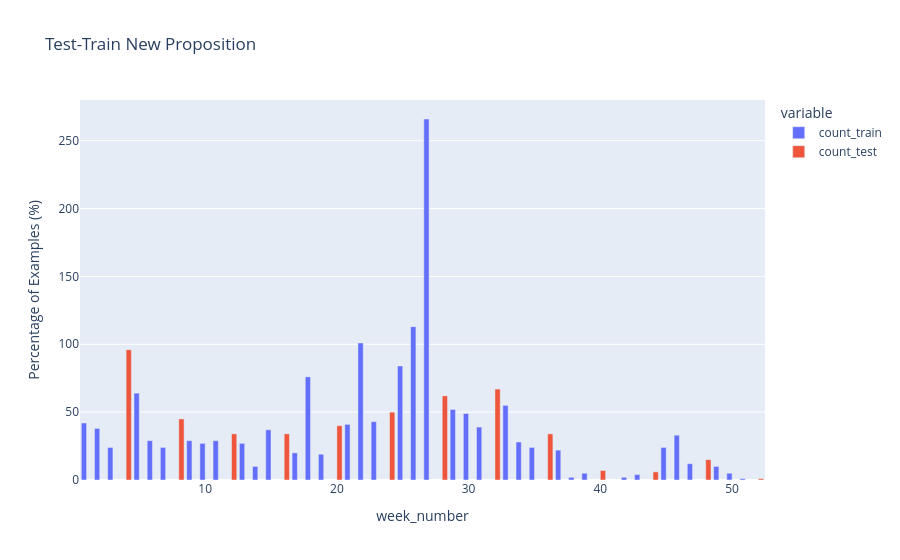

Source (notebook cell):
### Code cell
import plotly.express as px
df_train.start = pd.to_datetime(df_train.start.map(lambda x: x+"+00:00" if "+" not in x else x), utc=True)
df_test.start = pd.to_datetime(df_test.start.map(lambda x: x+"+00:00" if "+" not in x else x), utc=True)
df_train["week_number"] = df_train.start.dt.isocalendar().week
df_test["week_number"] = df_test.start.dt.isocalendar().week
week_counts_train = df_train.groupby("week_number").agg(count_train=("id", "count"))
week_counts_test = df_test.groupby("week_number").agg(count_test=("id", "count"))
week_counts = pd.merge(
    week_counts_train,
    week_counts_test,
    how="outer",
    left_index=True,
    right_index=True
)
week_counts.index.name = "week_number"
display(
    px.bar(
        week_counts, y=["count_train", "count_test"], barmode="group", title="Test-Train New Proposition"
    )
    #.update_xaxes(
     #   categoryorder="array", categoryarray=sorted(df_train.channel.unique())
    #)
    .update_yaxes(title="Percentage of Examples (%)")
)

### Figure 1 — Plotly figure (JSON) as saved in the notebook; plotly's stock layout.template omitted (floating-point values rounded to 4 significant figures)
{"data": [{"alignmentgroup": "True", "hovertemplate": "variable=count_train<br>week_number=%{x}<br>value=%{y}<extra></extra>", "legendgroup": "count_train", "marker": {"color": "#636efa", "pattern": {"shape": ""}}, "name": "count_train", "offsetgroup": "count_train", "orientation": "v", "showlegend": true, "textposition": "auto", "type": "bar", "x": [1, 2, 3, 4, 5, 6, 7, 8, 9, 10, 11, 12, 13, 14, 15, 16, 17, 18, 19, 20, 21, 22, 23, 24, 25, 26, 27, 28, 29, 30, 31, 32, 33, 34, 35, 36, 37, 38, 39, 40, 42, 43, 44, 45, 46, 47, 48, 49, 50, 51, 52], "xaxis": "x", "y": [42.0, 38.0, 24.0, NaN, 64.0, 29.0, 24.0, NaN, 29.0, 27.0, 29.0, NaN, 27.0, 10.0, 37.0, NaN, 20.0, 76.0, 19.0, NaN, 41.0, 101.0, 43.0, NaN, 84.0, 113.0, 266.0, NaN, 52.0, 49.0, 39.0, NaN, 55.0, 28.0, 24.0, NaN, 22.0, 2.0, 5.0, NaN, 2.0, 4.0, NaN, 24.0, 33.0, 12.0, NaN, 10.0, 5.0, 1.0, NaN], "yaxis": "y"}, {"alignmentgroup": "True", "hovertemplate": "variable=count_test<br>week_number=%{x}<br>value=%{y}<extra></extra>", "legendgroup": "count_test", "marker": {"color": "#EF553B", "pattern": {"shape": ""}}, "name": "count_test", "offsetgroup": "count_test", "orientation": "v", "showlegend": true, "textposition": "auto", "type": "bar", "x": [1, 2, 3, 4, 5, 6, 7, 8, 9, 10, 11, 12, 13, 14, 15, 16, 17, 18, 19, 20, 21, 22, 23, 24, 25, 26, 27, 28, 29, 30, 31, 32, 33, 34, 35, 36, 37, 38, 39, 40, 42, 43, 44, 45, 46, 47, 48, 49, 50, 51, 52], "xaxis": "x", "y": [NaN, NaN, NaN, 96.0, NaN, NaN, NaN, 45.0, NaN, NaN, NaN, 34.0, NaN, NaN, NaN, 34.0, NaN, NaN, NaN, 40.0, NaN, NaN, NaN, 50.0, NaN, NaN, NaN, 62.0, NaN, NaN, NaN, 67.0, NaN, NaN, NaN, 34.0, NaN, NaN, NaN, 7.0, NaN, NaN, 6.0, NaN, NaN, NaN, 15.0, NaN, NaN, NaN, 1.0], "yaxis": "y"}], "layout": {"barmode": "group", "legend": {"title": {"text": "variable"}, "tracegroupgap": 0}, "title": {"text": "Test-Train New Proposition"}, "xaxis": {"anchor": "y", "domain": [0, 1], "title": {"text": "week_number"}}, "yaxis": {"anchor": "x", "domain": [0, 1], "title": {"text": "Percentage of Examples (%)"}}}}
